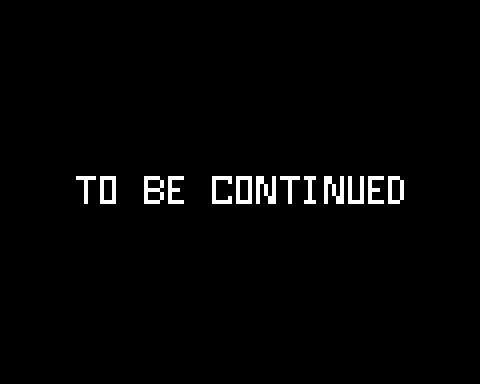

A 2D game scene composited from a Tiled map and its tileset images. What follows is a short description and the map's XML, with each tile layer's data collapsed to a summary:
An orthogonal 15x12 tile map with 32x32 px tiles, 1 tile layer (TOBECONTINUED) and 5 objects (mainPlayer).

<map version="1.2" tiledversion="1.2.3" orientation="orthogonal" renderorder="right-down" width="15" height="12" tilewidth="32" tileheight="32" infinite="0" nextlayerid="6" nextobjectid="6">
 <tileset firstgid="1" source="tobecontinued.tsx" />
 <objectgroup id="5" name="collision">
  <object id="2" x="0" y="64" width="32" height="8" />
  <object id="3" x="32" y="0" width="8" height="64" />
  <object id="4" x="0" y="-8" width="32" height="8" />
  <object id="5" x="-8" y="0" width="8" height="64" />
 </objectgroup>
 <objectgroup id="3" name="Entities">
  <object id="1" name="mainPlayer" x="0" y="0" width="32" height="48">
   <properties>
    <property name="framewidth" type="int" value="32" />
    <property name="image" value="player" />
   </properties>
  </object>
 </objectgroup>
 <layer id="4" name="TOBECONTINUED" width="15" height="12">
  <data>[180 cells, 180 non-empty, 180 distinct tile ids]</data>
 </layer>
</map>
